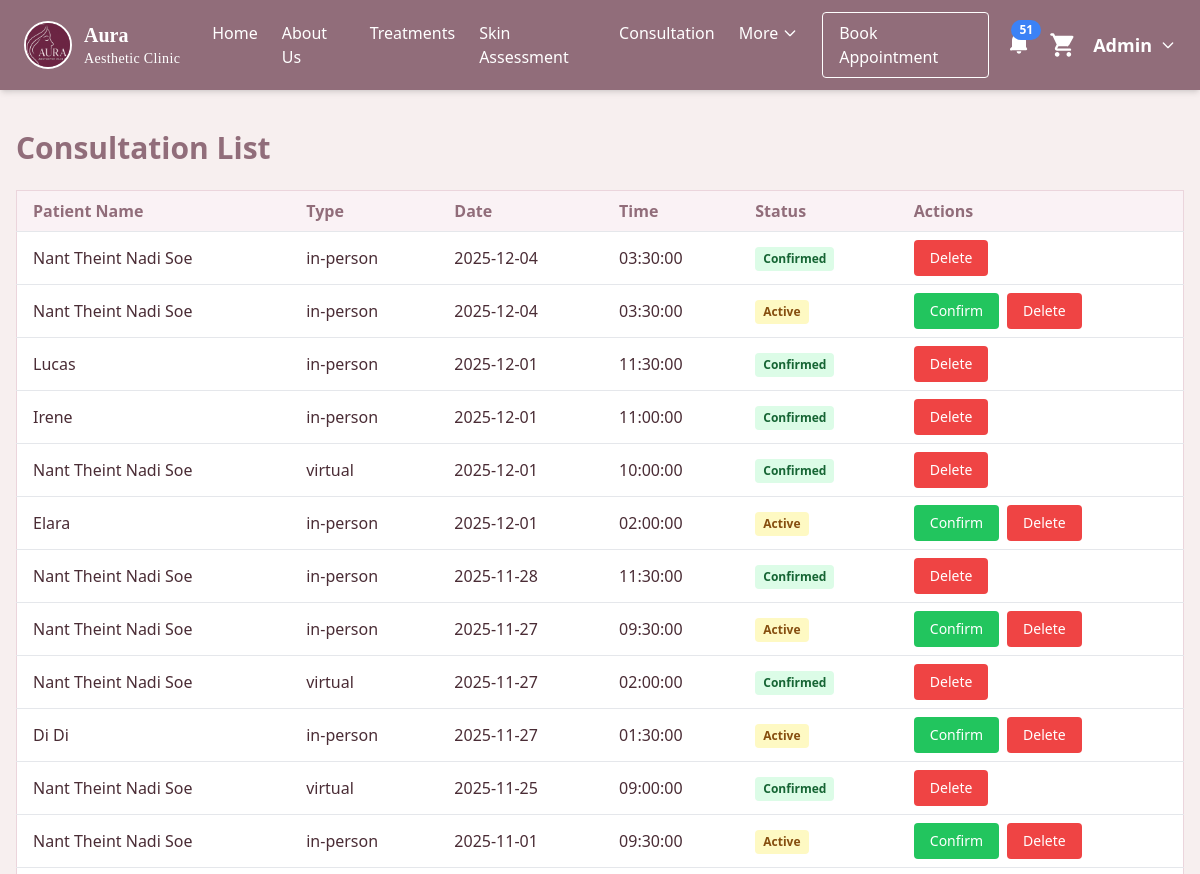
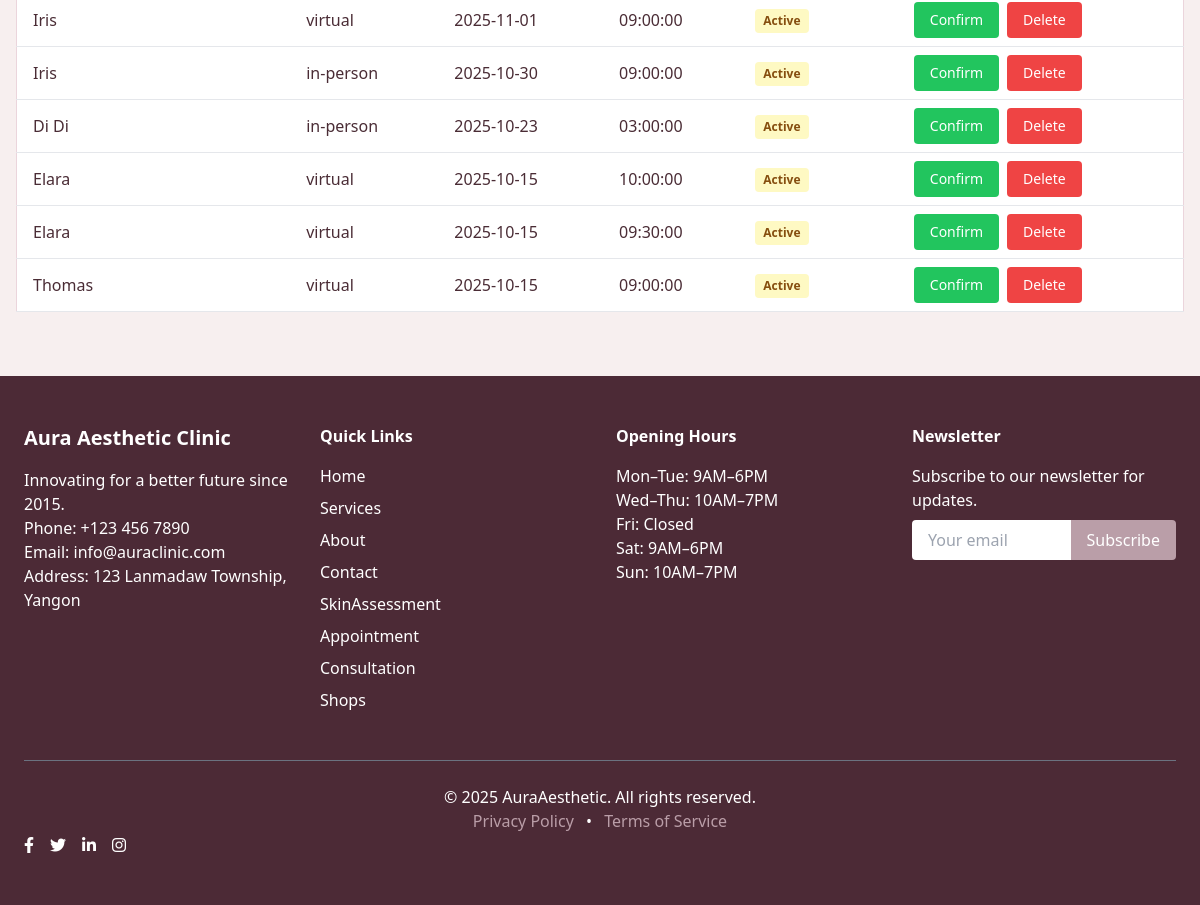
The app's page /consultationlist.php (signed in) with its own data (2 pictures, top to bottom).
### tables this page shows
CREATE TABLE `consultation` (
  `ConsultationCode` varchar(20) NOT NULL,
  `PatientID` int(11) NOT NULL,
  `ConsultationType` enum('virtual','in-person') NOT NULL,
  `ConsultationDate` date NOT NULL,
  `ConsultationTime` time NOT NULL,
  `Name` varchar(50) NOT NULL,
  `Email` varchar(50) NOT NULL,
  `PhoneNumber` varchar(30) NOT NULL,
  `Message` text NOT NULL,
  `created_at` timestamp NOT NULL DEFAULT current_timestamp(),
  `Status` varchar(30) NOT NULL,
  `IsNotified` tinyint(1) NOT NULL
);

CREATE TABLE `patientregister` (
  `PatientID` int(11) NOT NULL,
  `Name` varchar(50) NOT NULL,
  `UserName` varchar(50) NOT NULL,
  `Email` varchar(50) NOT NULL,
  `Password` varchar(255) NOT NULL,
  `PhoneNumber` varchar(30) NOT NULL,
  `DateofBirth` date NOT NULL,
  `Gender` varchar(30) NOT NULL,
  `Address` varchar(50) NOT NULL
);

### consultationlist.php (the view, shortened to what this page needs)
<?php
$role = $_SESSION['position'];
include('header.php');
include('navbar.php');
?>
<body class="bg-[#F7EFEF] text-[#4A2C35] font-sans">
    <div class="max-w-7xl mx-auto mt-6 lg:mt-10 px-3 sm:px-4 mb-8 lg:mb-16">
        <h1 class="text-2xl lg:text-3xl font-bold text-[#916D7A] mb-4 lg:mb-6">Consultation List</h1>
        <div class="overflow-x-auto">
            <table class="w-full bg-white border border-[#EBD5DC] rounded shadow-md text-sm lg:text-base">
                <thead>
                    <tr class="bg-[#FAF2F5] text-[#916D7A]">
                        <th class="py-2 px-2 sm:px-4 border-b text-left">Patient Name</th>
                        <th class="py-2 px-2 sm:px-4 border-b text-left">Type</th>
                        <th class="py-2 px-2 sm:px-4 border-b text-left">Date</th>
                        <th class="py-2 px-2 sm:px-4 border-b text-left">Time</th>
                        <th class="py-2 px-2 sm:px-4 border-b text-left">Status</th>
                        <th class="py-2 px-2 sm:px-4 border-b text-left">Actions</th>
                    </tr>
                </thead>
                <tbody>
                    <?php
                    $consultQuery = mysqli_query(
                        $connect,
                        "SELECT c.*, p.Name AS PatientName
                         FROM consultation c
                         LEFT JOIN patientregister p
                         ON c.PatientID = p.PatientID
                         ORDER BY ConsultationDate DESC, ConsultationTime DESC"
                    );
                    if ($consultQuery && mysqli_num_rows($consultQuery) > 0):
                        while ($c = mysqli_fetch_assoc($consultQuery)):
                    ?>
                            <tr class="hover:bg-[#F7EFEF]">
                                <td class="py-2 px-2 sm:px-4 border-b"><?= htmlspecialchars($c['PatientName']) ?></td>
                                <td class="py-2 px-2 sm:px-4 border-b"><?= htmlspecialchars($c['ConsultationType']) ?></td>
                                <td class="py-2 px-2 sm:px-4 border-b"><?= htmlspecialchars($c['ConsultationDate']) ?></td>
                                <td class="py-2 px-2 sm:px-4 border-b"><?= htmlspecialchars($c['ConsultationTime']) ?></td>
                                <td class="py-2 px-2 sm:px-4 border-b">
                                    <span class="inline-block px-2 py-1 rounded text-xs font-semibold
                                        <?= $c['Status'] === 'Confirmed' ? 'bg-green-100 text-green-800' : 'bg-yellow-100 text-yellow-800' ?>">
                                        <?= htmlspecialchars($c['Status']) ?>
                                    </span>
                                </td>
                                <td class="py-2 px-2 sm:px-4 border-b">
                                    <div class="flex flex-col sm:flex-row gap-1 sm:gap-2">
                                        <?php if ($c['Status'] !== 'Confirmed'): ?>
                                            <?php if (in_array($role, ['Admin', 'Aesthetic Doctor'])): ?>
                                                <a href="consultationlist.php?confirm_consultation=<?= urlencode($c['ConsultationCode']) ?>"
                                                    class="bg-green-500 text-white px-2 sm:px-4 py-1 sm:py-2 rounded hover:bg-green-700 text-xs sm:text-sm text-center"
                                                    onclick="return confirm('Confirm this consultation?');">
                                                    Confirm
                                                </a>
                                            <?php endif; ?>
                                        <?php endif; ?>
                                        <?php if ($role === 'Admin'): ?>
                                            <a href="consultationlist.php?delete_consultation=<?= urlencode($c['ConsultationCode']) ?>"
                                                class="bg-red-500 text-white px-2 sm:px-4 py-1 sm:py-2 rounded hover:bg-red-700 text-xs sm:text-sm text-center"
                                                onclick="return confirm('Delete this consultation?');">
                                                Delete
                                            </a>
                                        <?php endif; ?>
                                    </div>
                                </td>
                            </tr>
                        <?php endwhile;
                    endif; ?>
                </tbody>
            </table>
        </div>
    </div>
</body>
<?php include('footer.php'); ?>

### style.css (style rules this page uses)
body { background-color: pink; }

### records on screen
consultation: PatientID.Name "Nant Theint Nadi Soe", ConsultationType "in-person", ConsultationDate "2025-12-04", ConsultationTime "03:30:00", Status "Confirmed"
consultation: PatientID.Name "Nant Theint Nadi Soe", ConsultationType "in-person", ConsultationDate "2025-12-04", ConsultationTime "03:30:00", Status "Active"
consultation: PatientID.Name "Lucas", ConsultationType "in-person", ConsultationDate "2025-12-01", ConsultationTime "11:30:00", Status "Confirmed"
consultation: PatientID.Name "Irene", ConsultationType "in-person", ConsultationDate "2025-12-01", ConsultationTime "11:00:00", Status "Confirmed"
consultation: PatientID.Name "Nant Theint Nadi Soe", ConsultationType "virtual", ConsultationDate "2025-12-01", ConsultationTime "10:00:00", Status "Confirmed"
consultation: PatientID.Name "Elara", ConsultationType "in-person", ConsultationDate "2025-12-01", ConsultationTime "02:00:00", Status "Active"
consultation: PatientID.Name "Nant Theint Nadi Soe", ConsultationType "in-person", ConsultationDate "2025-11-28", ConsultationTime "11:30:00", Status "Confirmed"
consultation: PatientID.Name "Nant Theint Nadi Soe", ConsultationType "in-person", ConsultationDate "2025-11-27", ConsultationTime "09:30:00", Status "Active"
consultation: PatientID.Name "Nant Theint Nadi Soe", ConsultationType "virtual", ConsultationDate "2025-11-27", ConsultationTime "02:00:00", Status "Confirmed"
consultation: PatientID.Name "Di Di", ConsultationType "in-person", ConsultationDate "2025-11-27", ConsultationTime "01:30:00", Status "Active"
consultation: PatientID.Name "Nant Theint Nadi Soe", ConsultationType "virtual", ConsultationDate "2025-11-25", ConsultationTime "09:00:00", Status "Confirmed"
consultation: PatientID.Name "Nant Theint Nadi Soe", ConsultationType "in-person", ConsultationDate "2025-11-01", ConsultationTime "09:30:00", Status "Active"
consultation: PatientID.Name "Iris", ConsultationType "virtual", ConsultationDate "2025-11-01", ConsultationTime "09:00:00", Status "Active"
consultation: PatientID.Name "Iris", ConsultationType "in-person", ConsultationDate "2025-10-30", ConsultationTime "09:00:00", Status "Active"
consultation: PatientID.Name "Di Di", ConsultationType "in-person", ConsultationDate "2025-10-23", ConsultationTime "03:00:00", Status "Active"
consultation: PatientID.Name "Elara", ConsultationType "virtual", ConsultationDate "2025-10-15", ConsultationTime "10:00:00", Status "Active"
consultation: PatientID.Name "Elara", ConsultationType "virtual", ConsultationDate "2025-10-15", ConsultationTime "09:30:00", Status "Active"
consultation: PatientID.Name "Thomas", ConsultationType "virtual", ConsultationDate "2025-10-15", ConsultationTime "09:00:00", Status "Active"

### other values on screen
$staffNotiCount "51"
$staffName "Admin"
